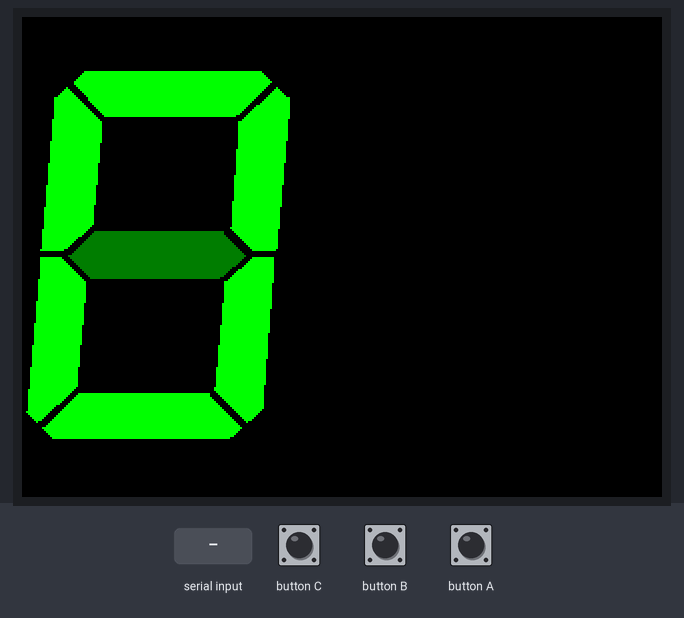
A program run on a simulated ESP32. Parts: 320×240 colour display. The inputs (shaded band) are chosen by the test bench.

Above: at 1.4 s.
1.5 s: "30,150\n" received over the second serial link
At 2.4 s:
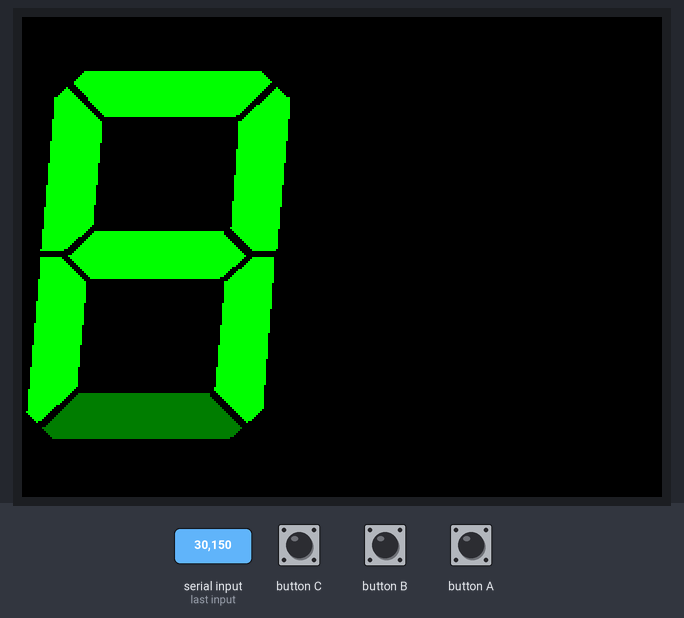
3.4 s: "90,45\n" received over the second serial link
At 3.68 s:
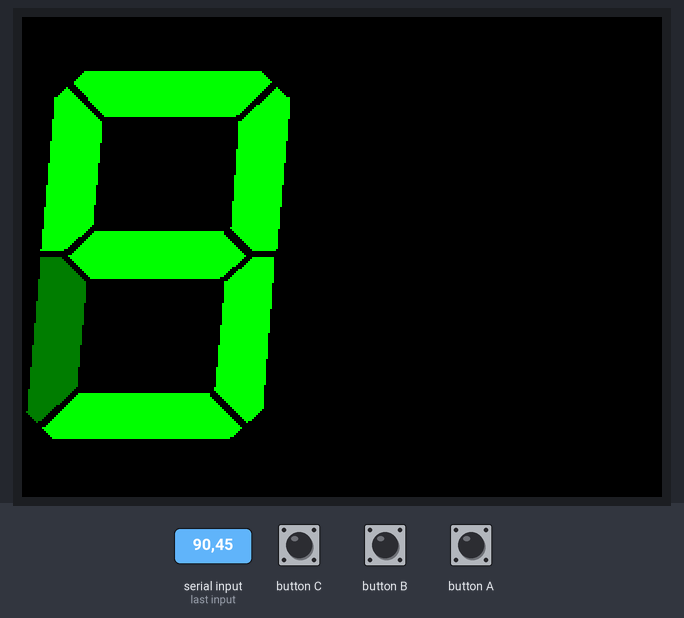
Timing chart, 0 to 6.4 s (numbered marks = the images above; inputs shaded):
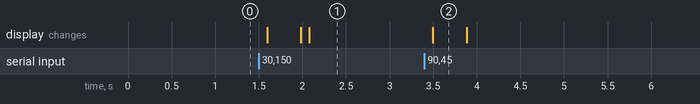

The program:

main.cpp
```cpp
#include <Arduino.h>
#include "M5Unified.h"

// x1, y1, x2, y2, ...
uint8_t posA[] = { 26,  32,  41,  49, 106,  49, 124,  32, 119,  27,  31,  27};
uint8_t posB[] = { 22,  35,  16,  40,   9, 116,  20, 116,  34, 104,  39,  52};
uint8_t posC[] = {  9, 120,   2, 197,   7, 202,  26, 185,  31, 132,  19, 120};
uint8_t posD[] = { 10, 205,  15, 210, 103, 210, 109, 205,  93, 188,  28, 188};
uint8_t posE[] = {115, 120, 101, 132,  96, 185, 112, 202, 119, 196, 125, 120};
uint8_t posF[] = {108,  52, 104, 105, 115, 116, 126, 116, 133,  40, 127,  35};
uint8_t posG[] = { 36, 107,  23, 119,  34, 130,  98, 130, 111, 119, 100, 107};
uint8_t segValue[] = {0b0111111, 0b0110000, 0b1101101, 0b1111001, 0b1110010, 0b1011011, 0b1011111, 0b0110011, 0b1111111, 0b1111011, 0b1110111, 0b1011110, 0b0001111, 0b1111100, 0b1001111, 0b1000111};

#define COLOR GREEN
#define COLOR_OFF DARKGREEN

void drawSegmentPart(uint8_t *pos, uint8_t p1, uint8_t p2, uint8_t p3, uint16_t color)
{
  M5.Lcd.fillTriangle(pos[p1*2], pos[p1*2 + 1], pos[p2*2], pos[p2*2 + 1], pos[p3*2], pos[p3*2 + 1], color);
}

void drawSegment(uint8_t seg, uint8_t color)
{
  uint8_t *pos;
  switch (seg) {
    case 0:
      pos = posA;
      break;
    case 1:
      pos = posB;
      break;
    case 2:
      pos = posC;
      break;
    case 3:
      pos = posD;
      break;
    case 4:
      pos = posE;
      break;
    case 5:
      pos = posF;
      break;
    case 6:
      pos = posG;
      break;
  }
  if (color == 0){
/*
    for (uint8_t i = 0; i < 6; i++){
      uint8_t p1 = i * 2, p2 = (i * 2 + 2) % 12;
      M5.Lcd.drawLine(pos[p1], pos[p1 + 1], pos[p2], pos[p2 + 1], COLOR);
    }
*/
    drawSegmentPart(pos, 0, 1, 2, COLOR_OFF);
    drawSegmentPart(pos, 2, 3, 4, COLOR_OFF);
    drawSegmentPart(pos, 4, 5, 0, COLOR_OFF);
    drawSegmentPart(pos, 0, 2, 4, COLOR_OFF);
  }
  else{
    drawSegmentPart(pos, 0, 1, 2, COLOR);
    drawSegmentPart(pos, 2, 3, 4, COLOR);
    drawSegmentPart(pos, 4, 5, 0, COLOR);
    drawSegmentPart(pos, 0, 2, 4, COLOR);
  }
}

void drawNumber(uint8_t value)
{
  if (value < 16){
    uint8_t seg = segValue[value];
    for (uint8_t i = 0; i < 7; i++){
      drawSegment(i, seg & (1 << i) ? 1 : 0);
    }
  }
}

void setup() {
  M5.begin();
  pinMode(36, INPUT);
  Serial1.begin(115200, SERIAL_8N1, 25, 26); // RX, TX
  M5.Lcd.fillScreen(BLACK);
  drawNumber(0);
}

uint8_t num = 0;

void loop() {
  M5.update();
  if (M5.BtnA.wasClicked())
  {
    M5.Lcd.fillScreen(BLACK);
    drawNumber(num);
    num++;
    if (num > 15)
      num = 0;
  }
  if (Serial1.available()){
    uint8_t c = Serial1.read();
    if (c >= 0x00 && c <= 0x0f){
      M5.Lcd.fillScreen(BLACK);
      drawNumber(c);
    }
    else
    if (c >= '0' && c <= '9'){
      M5.Lcd.fillScreen(BLACK);
      drawNumber(c - '0');
    }
    else if (c >= 'a' && c <= 'f'){
      M5.Lcd.fillScreen(BLACK);
      drawNumber(c - 'a' + 10);
    }
    else if (c >= 'A' && c <= 'F'){
      M5.Lcd.fillScreen(BLACK);
      drawNumber(c - 'A' + 10);
    }
  }
}
```

Measured:
- after the input at 1.5 s, the display: first changes after 0.10 s (image 1 shows a later state)
- after the input at 3.4 s, the display: changes after 0.10 s (image 2)
